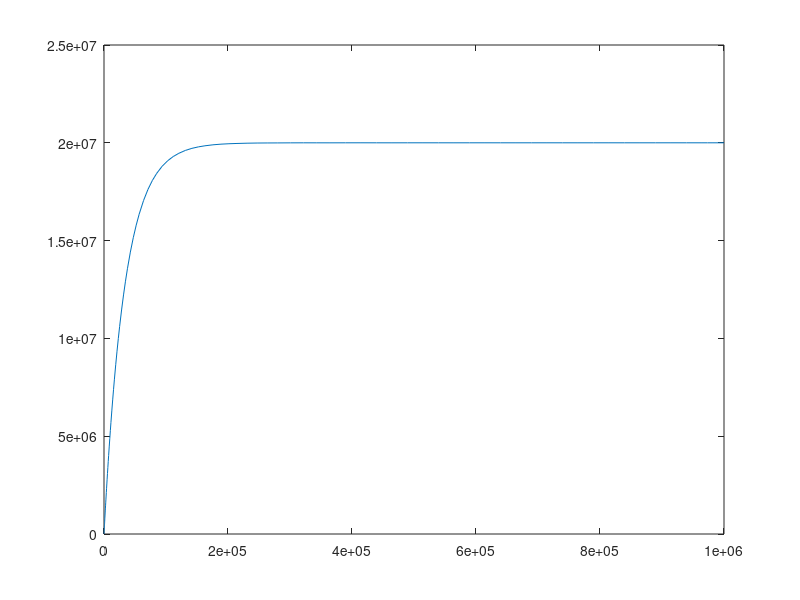

MATLAB code to generate this figure:
% Single Tank aquarium
close all;

% Set the simulation parameters
tspan = [0, 1000000];
S0 = 0;
DE = @(t, S) 600 - (3e-5)*S;

% Solve the DE/simulate the salt amount over time
[t, S] = ode45(DE, tspan, S0);
plot(t, S);
